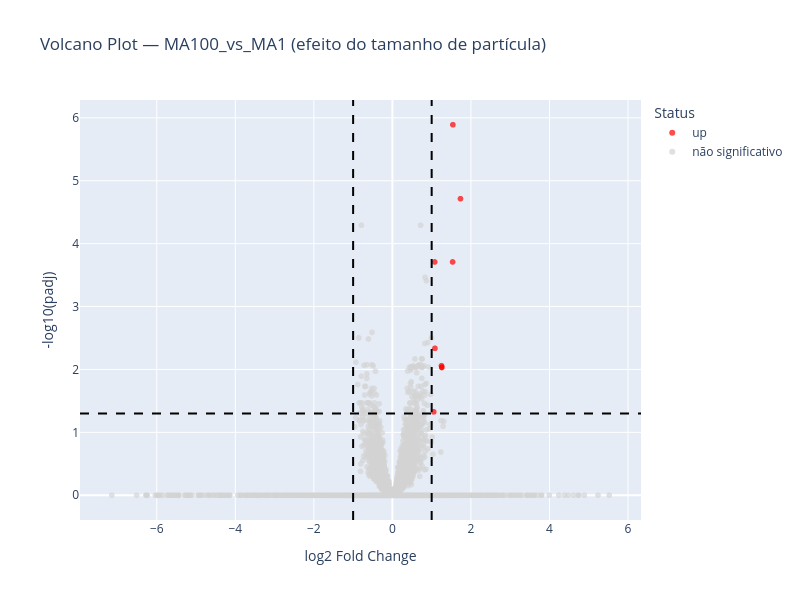
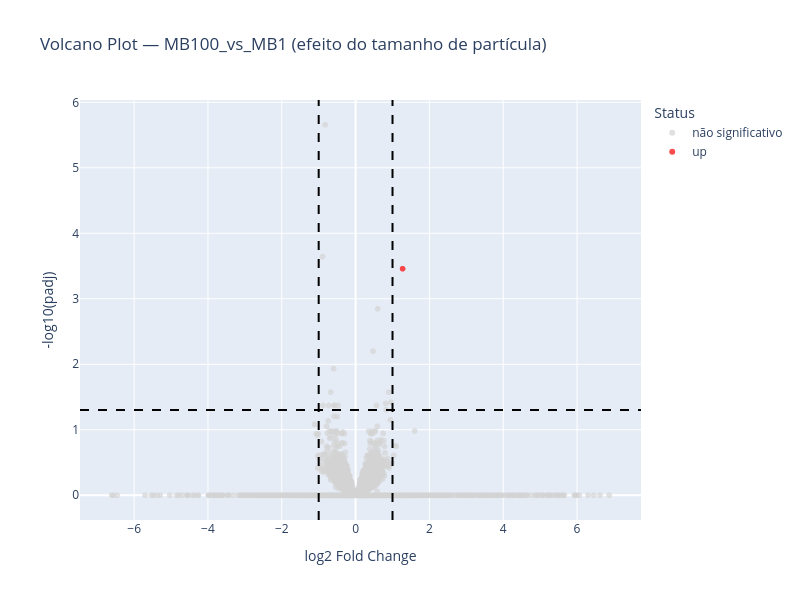
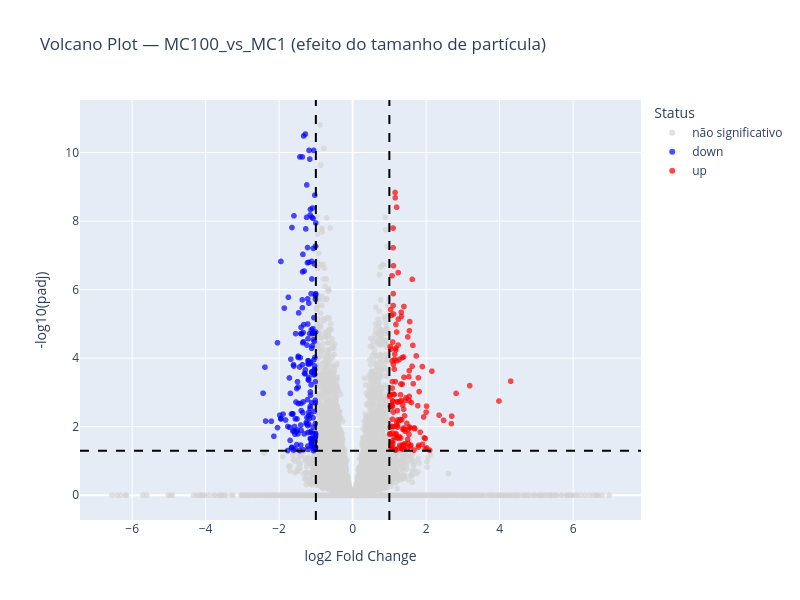

Write notebook code for charts like these, in order.
### Code cell
# Volcano plots para os 3 contrastes pareados por tamanho de partícula.
# Esses contrastes respondem diretamente à pergunta de pesquisa:
# 0.1 µm (100nm) vs 1 µm na mesma concentração (alta, média, baixa).

for contrast_name in ["MA100_vs_MA1", "MB100_vs_MB1", "MC100_vs_MC1"]:
    plot_volcano(
        all_results[contrast_name],
        title=f"Volcano Plot — {contrast_name} (efeito do tamanho de partícula)",
        alpha=ALPHA,
        lfc_threshold=LFC_THRESHOLD,
    )

### Figure 1 — Plotly figure (JSON) as saved in the notebook; plotly's stock layout.template omitted (floating-point values rounded to 4 significant figures; data arrays with more than 128 entries replaced by an {"elided": "..."} marker saying what was removed)
{"data": [{"hovertemplate": "<b>%{hovertext}</b><br><br>Status=up<br>log2 Fold Change=%{x}<br>-log10(padj)=%{y}<extra></extra>", "hovertext": ["ENSG00000114315", "ENSG00000243449", "ENSG00000099795", "ENSG00000170345", "ENSG00000204673", "ENSG00000086504", "ENSG00000261221", "ENSG00000178988", "ENSG00000173641"], "legendgroup": "up", "marker": {"color": "red", "opacity": 0.7, "size": 6, "symbol": "circle"}, "mode": "markers", "name": "up", "showlegend": true, "type": "scattergl", "x": [1.54, 1.734, 1.077, 1.533, 1.083, 1.25, 1.259, 1.257, 1.054], "xaxis": "x", "y": [5.89, 4.715, 3.709, 3.709, 2.336, 2.06, 2.038, 2.031, 1.325], "yaxis": "y"}, {"hovertemplate": "<b>%{hovertext}</b><br><br>Status=não significativo<br>log2 Fold Change=%{x}<br>-log10(padj)=%{y}<extra></extra>", "hovertext": {"elided": "12167 str values"}, "legendgroup": "não significativo", "marker": {"color": "lightgray", "opacity": 0.7, "size": 6, "symbol": "circle"}, "mode": "markers", "name": "não significativo", "showlegend": true, "type": "scattergl", "x": {"elided": "12167 float values"}, "xaxis": "x", "y": {"elided": "12167 float values"}, "yaxis": "y"}], "layout": {"height": 600, "legend": {"title": {"text": "Status"}, "tracegroupgap": 0}, "shapes": [{"line": {"color": "black", "dash": "dash"}, "type": "line", "x0": 1, "x1": 1, "xref": "x", "y0": 0, "y1": 1, "yref": "y domain"}, {"line": {"color": "black", "dash": "dash"}, "type": "line", "x0": -1, "x1": -1, "xref": "x", "y0": 0, "y1": 1, "yref": "y domain"}, {"line": {"color": "black", "dash": "dash"}, "type": "line", "x0": 0, "x1": 1, "xref": "x domain", "y0": 1.301, "y1": 1.301, "yref": "y"}], "title": {"text": "Volcano Plot — MA100_vs_MA1 (efeito do tamanho de partícula)"}, "width": 800, "xaxis": {"anchor": "y", "domain": [0, 1], "title": {"text": "log2 Fold Change"}}, "yaxis": {"anchor": "x", "domain": [0, 1], "title": {"text": "-log10(padj)"}}}}

### Figure 2 — Plotly figure (JSON) as saved in the notebook; plotly's stock layout.template omitted (floating-point values rounded to 4 significant figures; data arrays with more than 128 entries replaced by an {"elided": "..."} marker saying what was removed)
{"data": [{"hovertemplate": "<b>%{hovertext}</b><br><br>Status=não significativo<br>log2 Fold Change=%{x}<br>-log10(padj)=%{y}<extra></extra>", "hovertext": {"elided": "12175 str values"}, "legendgroup": "não significativo", "marker": {"color": "lightgray", "opacity": 0.7, "size": 6, "symbol": "circle"}, "mode": "markers", "name": "não significativo", "showlegend": true, "type": "scattergl", "x": {"elided": "12175 float values"}, "xaxis": "x", "y": {"elided": "12175 float values"}, "yaxis": "y"}, {"hovertemplate": "<b>%{hovertext}</b><br><br>Status=up<br>log2 Fold Change=%{x}<br>-log10(padj)=%{y}<extra></extra>", "hovertext": ["ENSG00000114315"], "legendgroup": "up", "marker": {"color": "red", "opacity": 0.7, "size": 6, "symbol": "circle"}, "mode": "markers", "name": "up", "showlegend": true, "type": "scattergl", "x": [1.273], "xaxis": "x", "y": [3.459], "yaxis": "y"}], "layout": {"height": 600, "legend": {"title": {"text": "Status"}, "tracegroupgap": 0}, "shapes": [{"line": {"color": "black", "dash": "dash"}, "type": "line", "x0": 1, "x1": 1, "xref": "x", "y0": 0, "y1": 1, "yref": "y domain"}, {"line": {"color": "black", "dash": "dash"}, "type": "line", "x0": -1, "x1": -1, "xref": "x", "y0": 0, "y1": 1, "yref": "y domain"}, {"line": {"color": "black", "dash": "dash"}, "type": "line", "x0": 0, "x1": 1, "xref": "x domain", "y0": 1.301, "y1": 1.301, "yref": "y"}], "title": {"text": "Volcano Plot — MB100_vs_MB1 (efeito do tamanho de partícula)"}, "width": 800, "xaxis": {"anchor": "y", "domain": [0, 1], "title": {"text": "log2 Fold Change"}}, "yaxis": {"anchor": "x", "domain": [0, 1], "title": {"text": "-log10(padj)"}}}}

### Figure 3 — Plotly figure (JSON) as saved in the notebook; plotly's stock layout.template omitted (floating-point values rounded to 4 significant figures; data arrays with more than 128 entries replaced by an {"elided": "..."} marker saying what was removed)
{"data": [{"hovertemplate": "<b>%{hovertext}</b><br><br>Status=não significativo<br>log2 Fold Change=%{x}<br>-log10(padj)=%{y}<extra></extra>", "hovertext": {"elided": "11822 str values"}, "legendgroup": "não significativo", "marker": {"color": "lightgray", "opacity": 0.7, "size": 6, "symbol": "circle"}, "mode": "markers", "name": "não significativo", "showlegend": true, "type": "scattergl", "x": {"elided": "11822 float values"}, "xaxis": "x", "y": {"elided": "11822 float values"}, "yaxis": "y"}, {"hovertemplate": "<b>%{hovertext}</b><br><br>Status=down<br>log2 Fold Change=%{x}<br>-log10(padj)=%{y}<extra></extra>", "hovertext": {"elided": "195 str values"}, "legendgroup": "down", "marker": {"color": "blue", "opacity": 0.7, "size": 6, "symbol": "circle"}, "mode": "markers", "name": "down", "showlegend": true, "type": "scattergl", "x": {"elided": "195 float values"}, "xaxis": "x", "y": {"elided": "195 float values"}, "yaxis": "y"}, {"hovertemplate": "<b>%{hovertext}</b><br><br>Status=up<br>log2 Fold Change=%{x}<br>-log10(padj)=%{y}<extra></extra>", "hovertext": {"elided": "159 str values"}, "legendgroup": "up", "marker": {"color": "red", "opacity": 0.7, "size": 6, "symbol": "circle"}, "mode": "markers", "name": "up", "showlegend": true, "type": "scattergl", "x": {"elided": "159 float values"}, "xaxis": "x", "y": {"elided": "159 float values"}, "yaxis": "y"}], "layout": {"height": 600, "legend": {"title": {"text": "Status"}, "tracegroupgap": 0}, "shapes": [{"line": {"color": "black", "dash": "dash"}, "type": "line", "x0": 1, "x1": 1, "xref": "x", "y0": 0, "y1": 1, "yref": "y domain"}, {"line": {"color": "black", "dash": "dash"}, "type": "line", "x0": -1, "x1": -1, "xref": "x", "y0": 0, "y1": 1, "yref": "y domain"}, {"line": {"color": "black", "dash": "dash"}, "type": "line", "x0": 0, "x1": 1, "xref": "x domain", "y0": 1.301, "y1": 1.301, "yref": "y"}], "title": {"text": "Volcano Plot — MC100_vs_MC1 (efeito do tamanho de partícula)"}, "width": 800, "xaxis": {"anchor": "y", "domain": [0, 1], "title": {"text": "log2 Fold Change"}}, "yaxis": {"anchor": "x", "domain": [0, 1], "title": {"text": "-log10(padj)"}}}}
